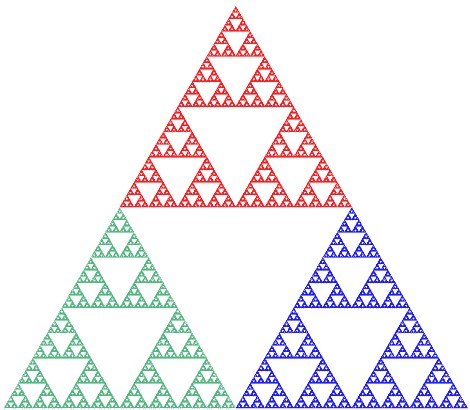
#> input picture Fractal_properties_of_the_exchange_rate/images/Салфетка_Серпинского.jpg, 470 x 410 px
$ jupyter execute exchange_rate.ipynb
#> lines starting #> are read from the running program, lines starting #| are printed output that depends on the picture; after the words box and inside, x2 and y2 are one past the last pixel; in counts of white or black regions, pixels touching at a corner belong together
[cell 1]
import numpy as np
import pandas as pd
import math
import matplotlib.pyplot as plt
import matplotlib.dates as mdates
import datetime
from IPython.display import HTML
from PIL import Image
from IPython.display import display, clear_output
from functions import SMA, Trend
from statsmodels.graphics import tsaplots
import statsmodels.api as sm
from dimension import Hurst, Dimension_BC_img, Dimension_avg, Dimension_BС_window, Dimension_Hurst_window, Dimension_Avg_window
import warnings
warnings.filterwarnings('ignore')

<center><h1>
Исследование различных методов расчета фрактальной размерностидля анализа валютного рынка
</center></h1>

<h2><center>Оглавление</center></h2>
<br>
<ul>
    <li><a href='#p1'>Введение</a></li>
    <li><a href='#p2'>Использование методов определения фрактальной размерности на стохастических данных</a></li>
    <li><a href='#p3'>Исследование фрактальных особенной рынков валют (Значение курса)</a></li>
    <li><a href='#p4'>Исследование фрактальных особенной рынков валют (Объем торгов)</a></li>
    <li><a href='#p5'>Оценка корреляции между фрактальной размерностью и скользящими средними, трендами</a></li>
    <li><a href='#p7'>Заключение</a></li>
</ul>

<h2><font color='black'>
Введение
</font><a id="p1"></a></h2>

В современном мире существует большое количество валютных пар, торгуемых на биржах. Исследование рынков является важным направлением исследования экономики и математики на протяжении всего времени их существования. Направление фрактального анализа валютного рынка заложил в 70-е годы ХХ века Бенуа Мандельброт. До этого же считалось, что валютный рынок подчиняется центральной предельной теореме (или закону больших чисел), утверждающей, что большое количество наблюдений при распределении будет сводиться к нормальному распределению. Основные свойства фракталов временных рядов: фрактальная размерность всегда находится в диапазоне от 1 до 2, масштабной инвариантности, образуют определенную структуру с уникальными особенностями, обладают в «памятью» о своих «начальных условиях».

Актуальность исследуемой темы обуславливается непрекращающимся интересом ученых к поиску методов прогнозирования валютного и фондового рынков.

Особенностью данной работы является исследование временных рядов рынка валютных пар, которые рассматриваются не как чистый фрактал, а скорее как фрактал подобная структура, которой свойственно самоподобие. Стоит учитывать, что факторы влияния на цену могут обладать различной силой, но при этом сохранять свойство самоподобия. Новизной данного исследования выступает рассмотрение в качестве фрактальной структуры не только курса цены валют, но и объемов торгов по исследуемым валютным парам. В данной работе исследуется отношение стоимостей канадского доллара, китайской юани, российского рубля к доллару США.

Фрактал - геометрическая форма, которая может быть разделена на части, каждая из которых - уменьшенная версия целого.

Геометрический фрактал - это объект, который имеет самоподобную структуру на разных масштабах. Самоподобие означает, что части объекта похожи на весь объект. Например, фрактальное дерево имеет ветви, которые похожи на дерево в целом. В качестве примера рассмотри салфетку Серпинского.

<center></center>

Основной характеристикой фрактального объекта является фрактальная размерность D, определяемая по классическому методу как:

$$ D = \lim\limits_{\delta \to 0} \frac{\ln(N(\delta))}{\ln(1/\delta)} $$
<br>
<center>где N - число клеток, занятых объектом, $\delta$ - размер клетки<center>

Как можно увидеть на изображении,треугольник(салфетка) Серпинского состоит из 3 копий самого себя, уменьшенной в 2 раза.

<center>$ N(\delta/2) = 3N(\delta) $, фрактальная размерность определяется как $log_2 3 ≈ 1,58 $<center>

Сопсобы нахождения фрактальной размерности

Первый - это классический клеточный способ, когда график накрывают серией сеток и определяют фрактальную размерность точно так же, как и для геометрических фракталов. Для нахождения размерности была написана функция, покрывающая изображения квадратами различного размера и подсчётом количества квадратов захвативших изображение. Проверку работоспособности данной функции проведем на треугольнике(салфетке) Серпинского.

Уже известный нам квадрат(ковер) и треугольник(салфетка) Серпинского соответственно.

<center>
</tr>
<td style="text-align:center">  </td>
</tr>
<tr>
</br>
<td style="text-align:center"> $Размерность = log_2 3 ≈ 1,58 $ </td>
</tr>
</center>

[cell 2]
def Dimension_BC_img(path, show=True, Dimension=False):
#> called with path = 'images/Салфетка_Серпинского.jpg', show = True, Dimension = False
    results = []
    steps = [i for i in range(1, 100, 1)]

    img = (~np.asarray(Image.open(path).convert('1'))).astype(int)
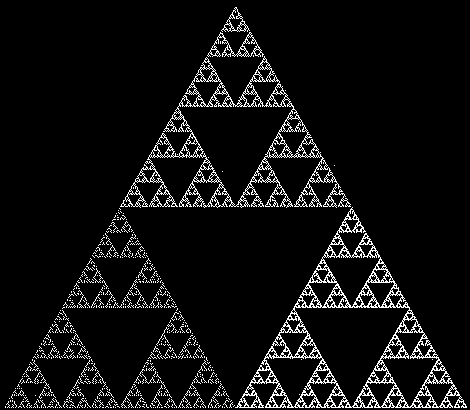
#> img: shape (410, 470) int64; values 0 (black) and 1 (white), 6.4% white in thin lines or dots
    # Вывод размера изображения
    # print(img.shape)

    for step in steps:
        count = 0
        for i in range(1, img.shape[0], step):
            for j in range(1, img.shape[1], step):
                # Получаем срез массива
                window = img[i:i + step, j:j + step]
                # Прибавляем если сумма окна больше нуля
                if window.sum() > 0:
                    count += 1
        results.append(count)
#> after the loop, results = 99 values, max 12380 at index 0, min 20 at index 85, mean 409.2

    x = [math.log(step) for step in steps]
    y = [math.log(result) for result in results]
#> y = 99 values, max 9.42 at index 0, min 3 at index 85, mean 4.38

    z = np.polyfit(x, y, 1)
#> z = [-1.52, 9.9]
    p = np.poly1d(z)

    D = round(p[1] * (-1), 2)
#> D = 1.52
    std = round(np.std(y), 2)
#> std = 1.4

    plt.figure(figsize=(15, 5))
#> (this line was passed over: IPython is not available in this run)
    plt.scatter(x, y, color='red')
#> (this line was passed over: IPython is not available in this run)
    plt.plot(x, p(x))
#> (this line was passed over: IPython is not available in this run)

    plt.ylabel("ln(Кол-во занятых квадратов)")
#> (this line was passed over: IPython is not available in this run)
    plt.xlabel("ln(Масштаб)")
#> (this line was passed over: IPython is not available in this run)

    plt.title(f'Размерность = {D}, стандартное отклонение {std}')
#> (this line was passed over: IPython is not available in this run)

    if show:
        plt.show()
    else:
        plt.close()

    if Dimension:
        return D
    return [x, y]

[cell 3]
test = Dimension_BC_img('images/Салфетка_Серпинского.jpg')
#> test = 2 items

[cell 4]
test = Dimension_BC_img('images/Ковер_Серпинского.jpg')
#> call 2 of Dimension_BC_img, with path = 'images/Ковер_Серпинского.jpg', show = True, Dimension = False
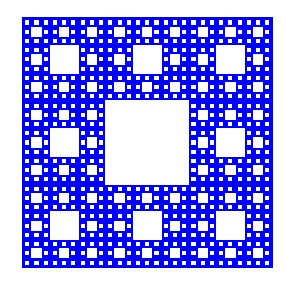
#> input picture Fractal_properties_of_the_exchange_rate/images/Ковер_Серпинского.jpg, 286 x 282 px
#> in Dimension_BC_img (call 2), `img = (~np.asarray(Image.open(path).convert('1'))).astype(int)`:
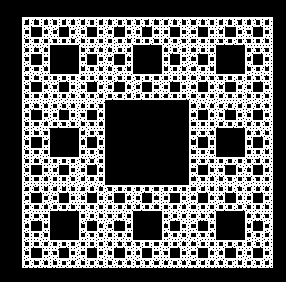
#> img: shape (282, 286) int64; values 0 (black) and 1 (white), 38.9% white in thin lines or dots, all inside (x1, y1, x2, y2) = (22, 17, 273, 268)
#> after the loop in Dimension_BC_img (call 2), `for step in steps:`: results = 99 values, max 31348 at index 0, min 9 at index 90, mean 625.5
#> in Dimension_BC_img (call 2), `y = [math.log(result) for result in results]`: y = 99 values, max 10.35 at index 0, min 2.2 at index 90, mean 4.02
#> in Dimension_BC_img (call 2), `z = np.polyfit(x, y, 1)`: z = [-1.77, 10.46]
#> in Dimension_BC_img (call 2), `D = round(p[1] * (-1), 2)`: D = 1.77
#> in Dimension_BC_img (call 2), `std = round(np.std(y), 2)`: std = 1.64
